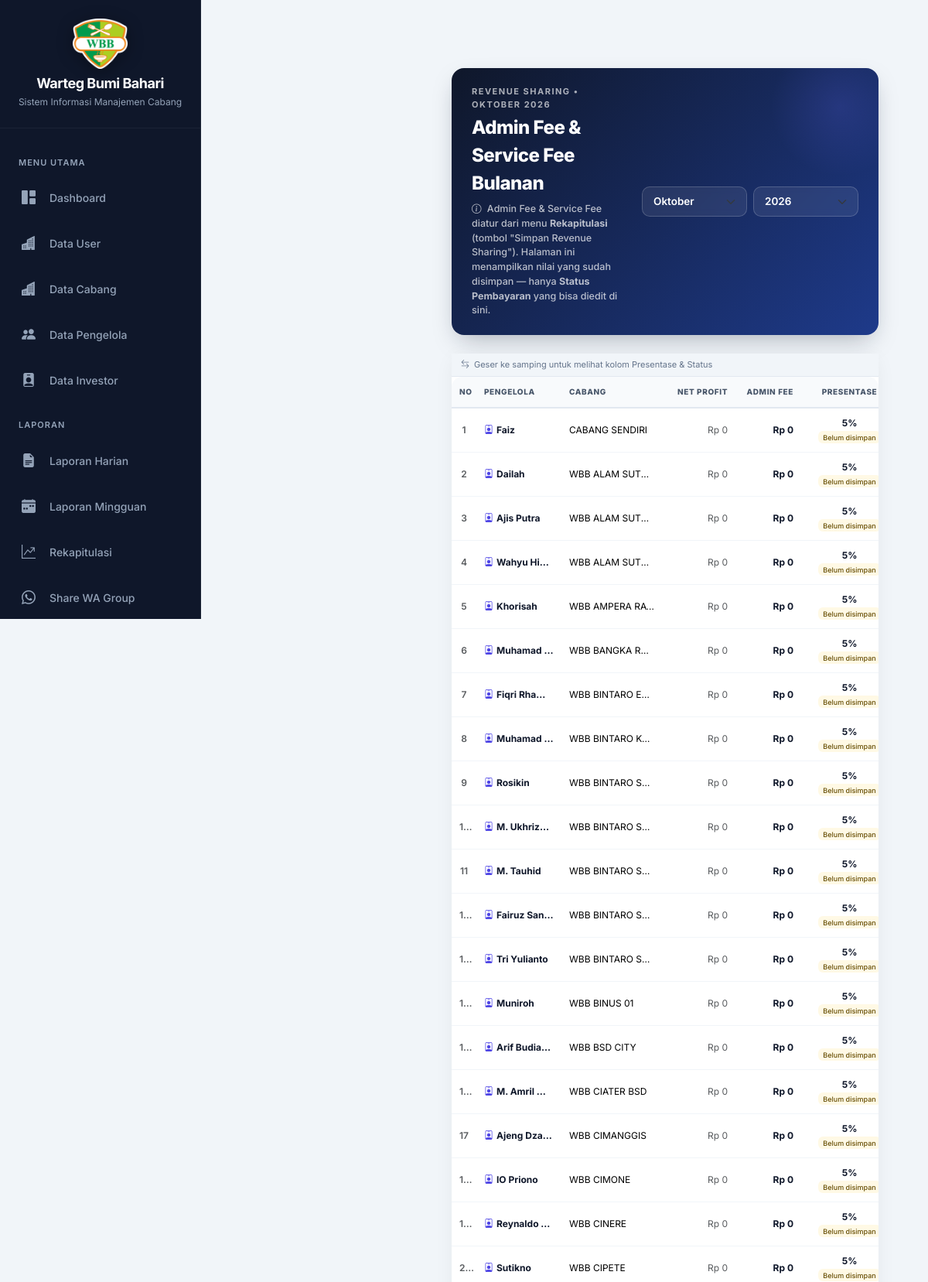
Page /admin_pusat/revenue_sharing.php (signed in, upper part) on the committed database.
### tables this page shows
CREATE TABLE `cabang` (
  `id_cabang` int(11) NOT NULL AUTO_INCREMENT,
  `id_wa_grup` int(11) DEFAULT NULL,
  `nama_cabang` varchar(100) DEFAULT NULL,
  `alamat` text DEFAULT NULL,
  `no_telp` varchar(20) NOT NULL,
  `nama_pengelola` varchar(20) NOT NULL,
  `no_rekening_cabang` varchar(50) DEFAULT NULL,
  `atas_nama_cabang` varchar(100) DEFAULT NULL,
  `nama_bank_cabang` varchar(50) DEFAULT NULL,
  `id_investor` int(11) DEFAULT NULL,
  PRIMARY KEY (`id_cabang`),
  KEY `id_investor` (`id_investor`),
  KEY `idx_cabang_wa_grup` (`id_wa_grup`),
  CONSTRAINT `cabang_ibfk_1` FOREIGN KEY (`id_investor`) REFERENCES `investor` (`id_investor`) ON DELETE SET NULL
);

### config/koneksi.php (called while the page is built, shortened)
<?php
if (!function_exists('h')) {
    function h($string): string
    {
        return htmlspecialchars((string) ($string ?? ''), ENT_QUOTES, 'UTF-8');
    }
}
if (!function_exists('nama_bulan_id')) {
    function nama_bulan_id(int $bulan): string
    {
        $nama = [
            1 => 'Januari', 2 => 'Februari', 3 => 'Maret', 4 => 'April',
            5 => 'Mei', 6 => 'Juni', 7 => 'Juli', 8 => 'Agustus',
            9 => 'September', 10 => 'Oktober', 11 => 'November', 12 => 'Desember',
        ];
        return $nama[$bulan] ?? '-';
    }
}
if (!function_exists('tahun_data_paling_lama')) {
    function tahun_data_paling_lama(mysqli $conn): int
    {
        static $tahun = null;
        if ($tahun === null) {
            $res = $conn->query("SELECT MIN(YEAR(tanggal)) AS th FROM laporan_cabang");
            $th = $res ? $res->fetch_assoc()['th'] : null;
            $tahun = $th ? (int) $th : ((int) date('Y') - 3);
        }
        return $tahun;
    }
}
if (!function_exists('anchor_periode')) {
    function anchor_periode(string $tgl_akhir_periode): string
    {
        $hari_ini = date('Y-m-d');
        return $tgl_akhir_periode < $hari_ini ? $tgl_akhir_periode : $hari_ini;
    }
}
if (!function_exists('pengelola_pada_tanggal')) {
    function pengelola_pada_tanggal(mysqli $conn, int $id_cabang, string $tanggal): string
    {
        $stmt = $conn->prepare("
            SELECT nama_pengelola FROM pengelola
            WHERE id_cabang = ? AND tgl_mulai <= ? AND (tgl_selesai IS NULL OR tgl_selesai >= ?)
            ORDER BY tgl_mulai DESC LIMIT 1
        ");
        $stmt->bind_param('iss', $id_cabang, $tanggal, $tanggal);
        $stmt->execute();
        $nama = $stmt->get_result()->fetch_assoc()['nama_pengelola'] ?? null;
        if ($nama) {
            return $nama;
        }
        $stmt = $conn->prepare('SELECT nama_pengelola FROM cabang WHERE id_cabang = ?');
        $stmt->bind_param('i', $id_cabang);
        $stmt->execute();
        $fallback = $stmt->get_result()->fetch_assoc()['nama_pengelola'] ?? null;
        return $fallback ?: '-';
    }
}

### admin_pusat/revenue_sharing.php (the view, shortened to what this page needs)
<?php
require '../config/koneksi.php';
include 'sidebar_pusat.php';
$sel_tahun = (int) ($_GET['tahun'] ?? date('Y'));
$sel_bulan = (int) ($_GET['bulan'] ?? date('n'));
$nama_periode = nama_bulan_id($sel_bulan) . ' ' . $sel_tahun;
$akhir_periode  = date('Y-m-t', strtotime("$sel_tahun-$sel_bulan-01"));
$periode_anchor = anchor_periode($akhir_periode);
$sql = "
    SELECT
        c.id_cabang,
        c.nama_cabang,
        COALESCE(SUM(l.net_profit), 0) AS net_profit,
        rs_sum.admin_fee_sum,
        rs_sum.nominal_service_fee_sum,
        COALESCE(rs_sum.jml_tersimpan, 0) AS jml_tersimpan,
        COALESCE(rs1.persen_service_fee, 5.00) AS persen_service_fee,
        COALESCE(rs1.status_pembayaran, 'pending') AS status_pembayaran
    FROM cabang c
    LEFT JOIN laporan_cabang l
        ON l.id_cabang = c.id_cabang
        AND YEAR(l.tanggal) = ? AND MONTH(l.tanggal) = ?
        AND l.status_laporan = 'lengkap'
    LEFT JOIN (
        SELECT id_cabang,
               SUM(admin_fee) AS admin_fee_sum,
               SUM(nominal_service_fee) AS nominal_service_fee_sum,
               COUNT(admin_fee) AS jml_tersimpan
        FROM revenue_sharing
        WHERE tahun = ? AND bulan = ?
        GROUP BY id_cabang
    ) rs_sum ON rs_sum.id_cabang = c.id_cabang
    LEFT JOIN revenue_sharing rs1
        ON rs1.id_cabang = c.id_cabang AND rs1.tahun = ? AND rs1.bulan = ? AND rs1.urutan_pengelola = 1
    GROUP BY c.id_cabang, c.nama_cabang, rs_sum.admin_fee_sum, rs_sum.nominal_service_fee_sum, rs_sum.jml_tersimpan, rs1.persen_service_fee, rs1.status_pembayaran
    ORDER BY c.nama_cabang ASC
";
$st = $conn->prepare($sql);
$st->bind_param('iiiiii', $sel_tahun, $sel_bulan, $sel_tahun, $sel_bulan, $sel_tahun, $sel_bulan);
$st->execute();
$rs_rows = $st->get_result()->fetch_all(MYSQLI_ASSOC);
$baris = [];
foreach ($rs_rows as $r) {
    $net_profit = (float) $r['net_profit'];
    $persen     = (float) $r['persen_service_fee'];
    $tersimpan  = ((int) $r['jml_tersimpan']) > 0;
    if ($tersimpan) {
        $admin_fee   = (float) $r['admin_fee_sum'];
        $service_fee = (float) $r['nominal_service_fee_sum'];
    } else {
        $admin_fee    = $net_profit > 0 ? $net_profit * 3 / 100 : 0;
        $laba_setelah = $net_profit - $admin_fee;
        $share_pgl    = $laba_setelah * 50 / 100;
        $service_fee  = $share_pgl * $persen / 100;
    }
    $baris[] = [
        'id_cabang'           => (int) $r['id_cabang'],
        'nama_cabang'         => $r['nama_cabang'],
        'nama_pengelola'      => pengelola_pada_tanggal($conn, (int) $r['id_cabang'], $periode_anchor),
        'net_profit'          => $net_profit,
        'admin_fee'           => $admin_fee,
        'persen_service_fee'  => $persen,
        'nominal_service_fee' => $service_fee,
        'status_pembayaran'   => $r['status_pembayaran'],
        'tersimpan'           => $tersimpan,
    ];
}
?>
<link href="https://cdn.jsdelivr.net/npm/bootstrap-icons@1.11.3/font/bootstrap-icons.css" rel="stylesheet">
<div class="content">
<div class="container-fluid py-4" style="padding-left: 0; padding-right: 0;">
    <div class="rs-hero mb-4">
        <div class="d-flex flex-column flex-lg-row justify-content-between align-items-start align-items-lg-center gap-3" style="position: relative; z-index: 1;">
            <div>
                <div class="eyebrow">Revenue Sharing &bull; <?= strtoupper($nama_periode) ?></div>
                <div class="title">Admin Fee &amp; Service Fee Bulanan</div>
                <div class="desc">
                    <i class="bi bi-info-circle me-1"></i>
                    Admin Fee &amp; Service Fee diatur dari menu <strong>Rekapitulasi</strong> (tombol "Simpan Revenue Sharing"). Halaman ini menampilkan nilai yang sudah disimpan — hanya <strong>Status Pembayaran</strong> yang bisa diedit di sini.
                </div>
            </div>
            <form method="GET" class="d-flex flex-wrap gap-2" style="min-width: 280px;">
                <select name="bulan" class="form-select form-select-filter" style="flex:1; min-width: 130px;" onchange="this.form.submit()">
                    <?php for ($m = 1; $m <= 12; $m++): ?>
                    <option value="<?= $m ?>" <?= $sel_bulan == $m ? 'selected' : '' ?>><?= nama_bulan_id($m) ?></option>
                    <?php endfor; ?>
                </select>
                <select name="tahun" class="form-select form-select-filter" style="flex:1; min-width: 100px;" onchange="this.form.submit()">
                    <?php for ($y = (int) date('Y') + 1; $y >= tahun_data_paling_lama($conn); $y--): ?>
                    <option value="<?= $y ?>" <?= $sel_tahun == $y ? 'selected' : '' ?>><?= $y ?></option>
                    <?php endfor; ?>
                </select>
            </form>
        </div>
    </div>
    <div class="card border-0 mb-4" style="border-radius: 14px; box-shadow: 0 4px 24px rgba(0,0,0,0.05);">
        <div class="rs-scroll-hint">
            <i class="bi bi-arrow-left-right"></i>
            Geser ke samping untuk melihat kolom Presentase &amp; Status
        </div>
        <div class="table-responsive" style="border-radius: 14px;">
            <table class="table rs-table align-middle mb-0" id="tabelRevenueSharing">
                <colgroup>
                    <col class="rs-col-no">
                    <col class="rs-col-pgl">
                    <col class="rs-col-cbg">
                    <col class="rs-col-np">
                    <col class="rs-col-af">
                    <col class="rs-col-prs">
                    <col class="rs-col-sf">
                    <col class="rs-col-stt">
                </colgroup>
                <thead>
                    <tr>
                        <th class="rs-col-no">No</th>
                        <th class="rs-col-pgl">Pengelola</th>
                        <th class="rs-col-cbg">Cabang</th>
                        <th class="rs-col-np">Net Profit</th>
                        <th class="rs-col-af">Admin Fee</th>
                        <th class="rs-col-prs">Presentase</th>
                    </tr>
                </thead>
                <tbody>
                    <?php if (empty($baris)): ?>
                    <tr>
                        <td colspan="8" class="text-center text-muted py-5">
                            <i class="bi bi-inbox fs-2 d-block mb-2 opacity-50"></i>
                            Belum ada data untuk periode ini.
                        </td>
                    </tr>
                    <?php else:
                        $no = 1;
                        foreach ($baris as $b):
                            $row_id = 'rs-row-' . $b['id_cabang'];
                    ?>
                    <tr id="<?= $row_id ?>"
                        data-id-cabang="<?= $b['id_cabang'] ?>"
                        data-tahun="<?= $sel_tahun ?>"
                        data-bulan="<?= $sel_bulan ?>">
                        <td class="rs-col-no text-muted fw-semibold" data-label="No"><?= $no++ ?></td>
                        <td class="rs-col-pgl fw-bold" style="color:#0f172a;" data-label="Pengelola" title="<?= h($b['nama_pengelola']) ?>">
                            <i class="bi bi-person-badge me-1" style="color:#4f46e5;"></i><?= h($b['nama_pengelola']) ?>
                        </td>
                        <td class="rs-col-cbg" data-label="Cabang" title="<?= h($b['nama_cabang']) ?>"><?= h($b['nama_cabang']) ?></td>
                        <td class="rs-col-np text-muted" data-label="Net Profit">Rp <?= number_format($b['net_profit'], 0, ',', '.') ?></td>
                        <td class="rs-col-af" data-label="Admin Fee" style="color:#0f172a;">Rp <?= number_format($b['admin_fee'], 0, ',', '.') ?></td>
                        <td class="rs-col-prs" data-label="Presentase">
                            <span class="fw-bold" style="color:#0f172a;"><?= rtrim(rtrim(number_format($b['persen_service_fee'], 2, ',', '.'), '0'), ',') ?>%</span>
                            <?php if (!$b['tersimpan']): ?>
                                <div><span class="badge bg-warning bg-opacity-10 text-warning-emphasis fw-medium" style="font-size: 9px;">Belum disimpan</span></div>
                            <?php endif; ?>
                        </td>
                    </tr>
                    <?php endforeach; endif; ?>
                </tbody>
            </table>
        </div>
    </div>
</div>
</div>

### admin_pusat/sidebar_pusat.php (style rules this page uses)
:root { --sidebar-bg: #0f172a; --sidebar-hover: rgba(59, 130, 246, 0.15); --sidebar-active: linear-gradient(90deg, #3b82f6 0%, #2563eb 100%); --text-muted: #94a3b8; --content-bg: #f8fafc; }
* { font-family: 'Inter', sans-serif; }
body { background: var(--content-bg); }
.content { margin-left: 260px; padding: 32px; min-height: 100vh; transition: all 0.3s ease; }

### admin_pusat/revenue_sharing.php (style rules this page uses)
body { font-family: 'Plus Jakarta Sans', -apple-system, BlinkMacSystemFont, sans-serif; background-color: #f1f5f9; color: #0f172a; }
.rs-hero { background: linear-gradient(135deg, #0f172a 0%, #1e3a8a 100%); color: #fff; border-radius: 16px; padding: 22px 26px; box-shadow: 0 12px 32px -10px rgba(15, 23, 42, .35); position: relative; overflow: hidden; }
.rs-hero::before { content: ""; position: absolute; top: -40px; right: -40px; width: 180px; height: 180px; border-radius: 50%; background: radial-gradient(circle, rgba(99,102,241,.18) 0%, transparent 70%); }
.rs-hero .eyebrow { font-size: 11px; letter-spacing: 1.5px; text-transform: uppercase; color: rgba(255,255,255,.65); font-weight: 700; }
.rs-hero .title { font-size: 24px; font-weight: 800; letter-spacing: -.5px; margin-top: 4px; }
.rs-hero .desc { font-size: 12.5px; color: rgba(255,255,255,.7); font-weight: 500; margin-top: 6px; max-width: 600px; }
.form-select-filter { border-radius: 10px; border: 1px solid rgba(255,255,255,.18); padding: 8px 14px; font-size: 13.5px; font-weight: 600; color: #fff; background-color: rgba(255,255,255,.08); backdrop-filter: blur(4px); }
.form-select-filter option { color: #0f172a; background: #fff; }
.rs-table { table-layout: fixed; border-collapse: separate; border-spacing: 0; width: 100%; max-width: 100%; }
.rs-table thead th { background: #f8fafc !important; color: #475569 !important; font-size: 10px !important; text-transform: uppercase; letter-spacing: 0.6px; font-weight: 800; padding: 12px 10px !important; border-bottom: 2px solid #e2e8f0 !important; white-space: nowrap; position: sticky; top: 0; z-index: 2; }
.rs-table tbody td { padding: 10px !important; border-bottom: 1px solid #f1f5f9 !important; font-size: 12px !important; vertical-align: middle; white-space: nowrap; overflow: hidden; text-overflow: ellipsis; }
.rs-col-no { width: 32px; text-align: center; }
.rs-col-pgl { width: 110px; }
.rs-col-cbg { width: 130px; }
.rs-col-np { width: 95px; text-align: right; }
.rs-col-af { width: 85px; text-align: right; font-weight: 700; }
.rs-col-prs { width: 125px; text-align: center; }
.rs-scroll-hint { display: none; font-size: 11px; color: #64748b; padding: 6px 12px; background: #f1f5f9; border-bottom: 1px solid #e2e8f0; align-items: center; gap: 6px; }
@media (min-width: 768px) and (max-width: 1279.98px) { .rs-scroll-hint { display: flex; } }

### rows in the picture
cabang: nama_pengelola "Faiz", nama_cabang "CABANG SENDIRI", net_profit "0", admin_fee "0", persen_service_fee "5"
cabang: nama_pengelola "Dailah", nama_cabang "WBB ALAM SUT…", net_profit "0", admin_fee "0", persen_service_fee "5"
cabang: nama_pengelola "Ajis Putra", nama_cabang "WBB ALAM SUT…", net_profit "0", admin_fee "0", persen_service_fee "5"
cabang: nama_pengelola "Wahyu Hi…", nama_cabang "WBB ALAM SUT…", net_profit "0", admin_fee "0", persen_service_fee "5"
cabang: nama_pengelola "Khorisah", nama_cabang "WBB AMPERA RA…", net_profit "0", admin_fee "0", persen_service_fee "5"
cabang: nama_pengelola "Muhamad…", nama_cabang "WBB BANGKA R…", net_profit "0", admin_fee "0", persen_service_fee "5"
cabang: nama_pengelola "Fiqri Rha…", nama_cabang "WBB BINTARO E…", net_profit "0", admin_fee "0", persen_service_fee "5"
cabang: nama_pengelola "Muhamad…", nama_cabang "WBB BINTARO K…", net_profit "0", admin_fee "0", persen_service_fee "5"
cabang: nama_pengelola "Rosikin", nama_cabang "WBB BINTARO S…", net_profit "0", admin_fee "0", persen_service_fee "5"
cabang: nama_pengelola "M. Ukhriz…", nama_cabang "WBB BINTARO S…", net_profit "0", admin_fee "0", persen_service_fee "5"
cabang: nama_pengelola "M. Tauhid", nama_cabang "WBB BINTARO S…", net_profit "0", admin_fee "0", persen_service_fee "5"
cabang: nama_pengelola "Fairuz San…", nama_cabang "WBB BINTARO S…", net_profit "0", admin_fee "0", persen_service_fee "5"
cabang: nama_pengelola "Tri Yulianto", nama_cabang "WBB BINTARO S…", net_profit "0", admin_fee "0", persen_service_fee "5"
cabang: nama_pengelola "Muniroh", nama_cabang "WBB BINUS 01", net_profit "0", admin_fee "0", persen_service_fee "5"
cabang: nama_pengelola "Arif Budia…", nama_cabang "WBB BSD CITY", net_profit "0", admin_fee "0", persen_service_fee "5"
cabang: nama_pengelola "M. Amril…", nama_cabang "WBB CIATER BSD", net_profit "0", admin_fee "0", persen_service_fee "5"
cabang: nama_pengelola "Ajeng Dza…", nama_cabang "WBB CIMANGGIS", net_profit "0", admin_fee "0", persen_service_fee "5"
cabang: nama_pengelola "IO Priono", nama_cabang "WBB CIMONE", net_profit "0", admin_fee "0", persen_service_fee "5"
cabang: nama_pengelola "Reynaldo…", nama_cabang "WBB CINERE", net_profit "0", admin_fee "0", persen_service_fee "5"
cabang: nama_pengelola "Sutikno", nama_cabang "WBB CIPETE", net_profit "0", admin_fee "0", persen_service_fee "5"

### other values in the picture
$nama_periode "OKTOBER 2026"
form field bulan "Oktober"
form field tahun "2026"
